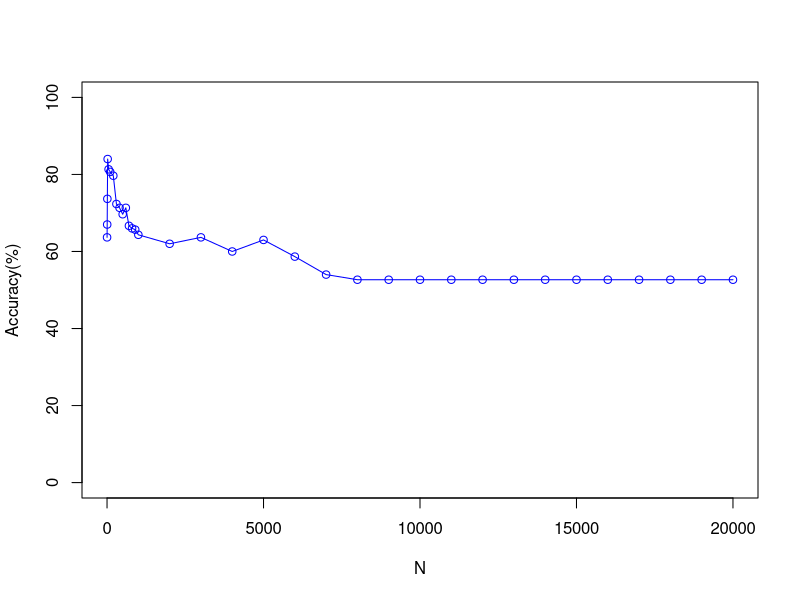

Source code (R):
# Author : G Asish Kumar*/
# Description: Plot that shows the comparison of Accuracy vs No of Top features Selected for 
# 			   S2Noise having K=1 and With Normalisation of the features 

 x <- c(1, 5, 10, 20, 50, 100, 200, 300, 400, 500, 600, 700, 800, 900, 1000, 2000, 3000, 4000, 5000, 6000, 7000, 8000, 9000, 10000, 11000, 12000, 13000, 14000, 15000, 16000, 17000, 18000, 19000, 20000)
 y <- c(63.66666667,
67,
73.66666667,
84,
81.33333333,
80.66666667,
79.66666667,
72.33333333,
71.33333333,
69.66666667,
71.33333333,
66.66666667,
66,
65.66666667,
64.33333333,
62,
63.66666667,
60,
63,
58.66666667,
54,
52.66666667,
52.66666667,
52.66666667,
52.66666667,
52.66666667,
52.66666667,
52.66666667,
52.66666667,
52.66666667,
52.66666667,
52.66666667,
52.66666667,
52.66666667)
 plot(x, y, type='o', pch=1, col="blue", xlab="N", ylab="Accuracy(%)", ylim=c(0, 100), xlim=c(0,20000))